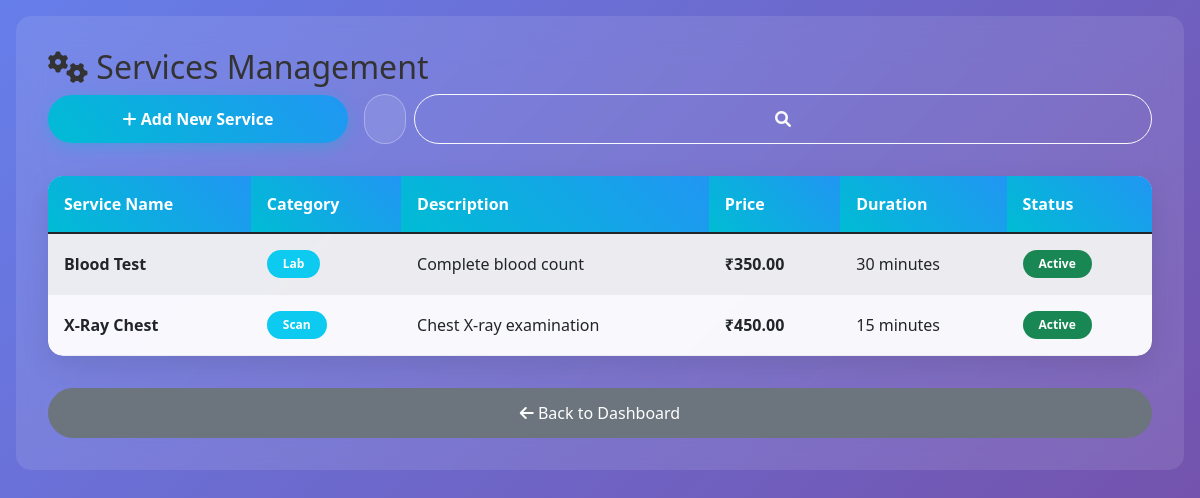
/services.php, run on the app's committed database.
### tables this page shows
CREATE TABLE services (
    id INT AUTO_INCREMENT PRIMARY KEY,
    service_name VARCHAR(100) NOT NULL,
    description TEXT,
    price DECIMAL(10,2) NOT NULL,
    duration VARCHAR(50),
    image VARCHAR(255),
    category ENUM('lab', 'scan', 'procedure', 'therapy') NOT NULL,
    status ENUM('active', 'inactive') DEFAULT 'active',
    created_at TIMESTAMP DEFAULT CURRENT_TIMESTAMP
);

### services.php (the view, shortened to what this page needs)
<?php
try {
    $pdo = getConnection();
    $search = isset($_GET['search']) ? $_GET['search'] : '';
    $query = "SELECT * FROM services WHERE service_name LIKE ? OR category LIKE ? ORDER BY service_name";
    $stmt = $pdo->prepare($query);
    $stmt->execute(["%$search%", "%$search%"]);
    $services = $stmt->fetchAll();
} catch(PDOException $e) {
    $services = [];
    $error = "Database error: " . $e->getMessage();
}
?>
<!DOCTYPE html>
<html lang="en">
<head>
    <link href="https://cdn.jsdelivr.net/npm/bootstrap@5.1.3/dist/css/bootstrap.min.css" rel="stylesheet">
    <link href="https://cdnjs.cloudflare.com/ajax/libs/font-awesome/6.0.0/css/all.min.css" rel="stylesheet">
    <link href="css/style.css" rel="stylesheet">
</head>
<body style="margin: 0; padding: 0; width: 100vw; overflow-x: hidden;">
    <div style="width: 100vw; min-height: 100vh; padding: 1rem; background: linear-gradient(135deg, #667eea 0%, #764ba2 100%);">
        <div style="width: 100%; background: rgba(255, 255, 255, 0.1); backdrop-filter: blur(20px); border-radius: 15px; padding: 2rem;">
                        <h2><i class="fas fa-cogs"></i> Services Management</h2>
                        <div style="display: flex; gap: 1rem; margin-bottom: 2rem; flex-wrap: wrap; align-items: center;">
                            <a href="add-service.php" class="btn btn-primary" style="flex: 1; min-width: 200px; max-width: 300px; border-radius: 25px; padding: 12px 20px;">
                                <i class="fas fa-plus"></i> Add New Service
                            </a>
                            <form method="GET" style="display: flex; gap: 0.5rem; flex: 2; min-width: 250px;">
                                <input type="text" class="form-control" name="search" placeholder="Search services..." value="<?php echo htmlspecialchars($search); ?>" style="flex: 1; border-radius: 25px; padding: 12px 20px;">
                                <button type="submit" class="btn btn-outline-light" style="border-radius: 25px; padding: 12px 20px; min-width: 60px;">
                                    <i class="fas fa-search"></i>
                                </button>
                            </form>
                        </div>
                        <?php if (count($services) > 0): ?>
                        <div style="width: 100%; overflow-x: auto; -webkit-overflow-scrolling: touch; border-radius: 15px; box-shadow: 0 10px 30px rgba(0, 0, 0, 0.1);">
                            <table class="table table-striped" style="width: 100%; min-width: 800px; background: rgba(255, 255, 255, 0.95); border-radius: 15px; overflow: hidden; margin-bottom: 0;">
                                <thead style="background: linear-gradient(45deg, #00bcd4, #2196f3); color: white;">
                                    <tr>
                                        <th style="padding: 1rem; border: none;">Service Name</th>
                                        <th style="padding: 1rem; border: none;">Category</th>
                                        <th style="padding: 1rem; border: none;">Description</th>
                                        <th style="padding: 1rem; border: none;">Price</th>
                                        <th style="padding: 1rem; border: none;">Duration</th>
                                        <th style="padding: 1rem; border: none;">Status</th>
                                    </tr>
                                </thead>
                                <tbody>
                                    <?php foreach ($services as $service): ?>
                                    <tr>
                                        <td style="padding: 1rem; vertical-align: middle;"><strong><?php echo htmlspecialchars($service['service_name']); ?></strong></td>
                                        <td style="padding: 1rem; vertical-align: middle;">
                                            <span class="badge bg-info" style="padding: 0.5rem 1rem; border-radius: 20px;">
                                                <?php echo ucfirst(htmlspecialchars($service['category'])); ?>
                                            </span>
                                        </td>
                                        <td style="padding: 1rem; vertical-align: middle;"><?php echo htmlspecialchars($service['description']); ?></td>
                                        <td style="padding: 1rem; vertical-align: middle;"><strong>₹<?php echo number_format($service['price'], 2); ?></strong></td>
                                        <td style="padding: 1rem; vertical-align: middle;"><?php echo htmlspecialchars($service['duration']); ?></td>
                                        <td style="padding: 1rem; vertical-align: middle;">
                                            <span class="badge bg-<?php echo $service['status'] === 'active' ? 'success' : 'secondary'; ?>" style="padding: 0.5rem 1rem; border-radius: 20px;">
                                                <?php echo ucfirst($service['status']); ?>
                                            </span>
                                        </td>
                                    </tr>
                                    <?php endforeach; ?>
                                </tbody>
                            </table>
                        </div>
                        <?php else: ?>
                        <div class="text-center text-white">
                            <p>No services found.</p>
                        </div>
                        <?php endif; ?>
                        <div style="display: flex; justify-content: center; margin-top: 2rem;">
                            <a href="admin_dashboard.php" class="btn btn-secondary" style="border-radius: 25px; padding: 12px 20px; min-width: 200px;">
                                <i class="fas fa-arrow-left"></i> Back to Dashboard
                            </a>
                        </div>
        </div>
    </div>
</body>
</html>

### css/style.css (style rules this page uses)
* { margin: 0; padding: 0; box-sizing: border-box; }
body { font-family: 'Segoe UI', Tahoma, Geneva, Verdana, sans-serif; background: linear-gradient(135deg, #667eea 0%, #764ba2 100%); min-height: 100vh; color: #333; }
.btn-primary { background: linear-gradient(45deg, #00bcd4, #2196f3); border: none; border-radius: 25px; padding: 12px 30px; font-weight: 600; transition: all 0.3s ease; box-shadow: 0 4px 15px rgba(0, 188, 212, 0.3); }
.form-control { background: rgba(255, 255, 255, 0.1); border: 1px solid rgba(255, 255, 255, 0.3); border-radius: 10px; color: white; padding: 12px 15px; transition: all 0.3s ease; }
.form-control::placeholder { color: rgba(255, 255, 255, 0.7); }
.table { background: rgba(255, 255, 255, 0.95); border-radius: 15px; overflow: hidden; box-shadow: 0 10px 30px rgba(0, 0, 0, 0.1); }
.table thead th { background: linear-gradient(45deg, #00bcd4, #2196f3); color: white; border: none; padding: 15px; font-weight: 600; }
.table tbody td { padding: 15px; border-color: rgba(0, 0, 0, 0.05); vertical-align: middle; }
@media (min-width: 992px) { .table { width: 100%; } }
* { box-sizing: border-box; }
.card, .btn, .form-control { width: 100%; max-width: 100%; }
body, html { width: 100%; overflow-x: hidden; }
.table { table-layout: auto; width: 100%; }

### data on the page
services: service_name "Blood Test", category "Lab", description "Complete blood count", price "350.00", duration "30 minutes", status "Active"
services: service_name "X-Ray Chest", category "Scan", description "Chest X-ray examination", price "450.00", duration "15 minutes", status "Active"
